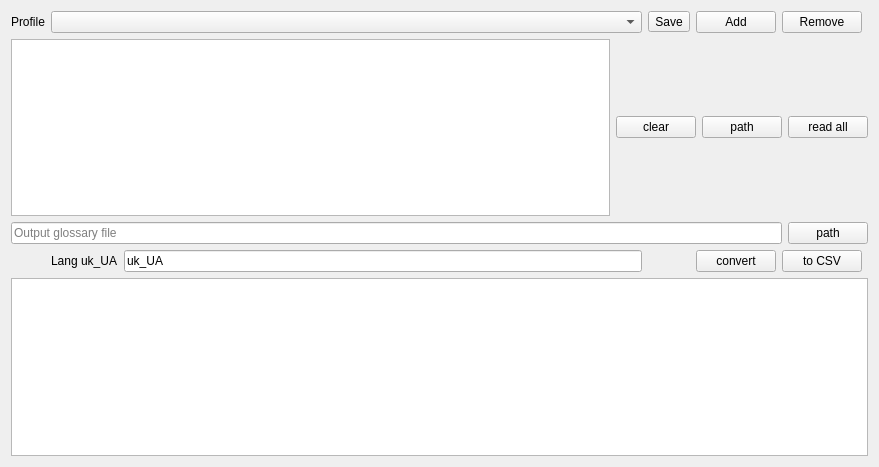
<?xml version="1.0" encoding="UTF-8"?>
<ui version="4.0">
 <class>Widget</class>
 <widget class="QWidget" name="Widget">
  <property name="geometry">
   <rect>
    <x>0</x>
    <y>0</y>
    <width>879</width>
    <height>467</height>
   </rect>
  </property>
  <property name="windowTitle">
   <string>Widget</string>
  </property>
  <layout class="QGridLayout" name="gridLayout">
   <item row="3" column="2">
    <widget class="QLineEdit" name="lineEdit_3">
     <property name="text">
      <string>uk_UA</string>
     </property>
    </widget>
   </item>
   <item row="0" column="0">
    <widget class="QLabel" name="label_2">
     <property name="text">
      <string>Profile</string>
     </property>
    </widget>
   </item>
   <item row="4" column="0" colspan="7">
    <widget class="QTableView" name="tableView"/>
   </item>
   <item row="0" column="4">
    <widget class="QPushButton" name="pbAddProfile">
     <property name="text">
      <string>Add</string>
     </property>
    </widget>
   </item>
   <item row="0" column="5">
    <widget class="QPushButton" name="pbDelProfile">
     <property name="text">
      <string>Remove</string>
     </property>
    </widget>
   </item>
   <item row="0" column="1" colspan="2">
    <widget class="QComboBox" name="cbxProfile"/>
   </item>
   <item row="3" column="5">
    <widget class="QPushButton" name="pbToCsv">
     <property name="text">
      <string>to CSV</string>
     </property>
    </widget>
   </item>
   <item row="3" column="4">
    <widget class="QPushButton" name="pushButton_3">
     <property name="text">
      <string>convert</string>
     </property>
    </widget>
   </item>
   <item row="3" column="1">
    <widget class="QLabel" name="label">
     <property name="text">
      <string>Lang uk_UA</string>
     </property>
    </widget>
   </item>
   <item row="2" column="0" colspan="7">
    <layout class="QHBoxLayout" name="horizontalLayout_2">
     <item>
      <widget class="QLineEdit" name="lineEdit_2">
       <property name="readOnly">
        <bool>true</bool>
       </property>
       <property name="placeholderText">
        <string>Output glossary file</string>
       </property>
      </widget>
     </item>
     <item>
      <widget class="QPushButton" name="pushButton_2">
       <property name="text">
        <string>path</string>
       </property>
      </widget>
     </item>
    </layout>
   </item>
   <item row="1" column="0" colspan="7">
    <layout class="QHBoxLayout" name="horizontalLayout">
     <item>
      <widget class="QPlainTextEdit" name="plainTextEdit">
       <property name="readOnly">
        <bool>false</bool>
       </property>
      </widget>
     </item>
     <item>
      <widget class="QPushButton" name="pushButton_5">
       <property name="text">
        <string>clear</string>
       </property>
      </widget>
     </item>
     <item>
      <widget class="QPushButton" name="pushButton">
       <property name="text">
        <string>path</string>
       </property>
      </widget>
     </item>
     <item>
      <widget class="QPushButton" name="pushButton_4">
       <property name="text">
        <string>read all</string>
       </property>
      </widget>
     </item>
    </layout>
   </item>
   <item row="0" column="3">
    <widget class="QToolButton" name="tbSaveSett">
     <property name="text">
      <string>Save</string>
     </property>
    </widget>
   </item>
  </layout>
 </widget>
 <layoutdefault spacing="6" margin="11"/>
 <resources/>
 <connections/>
</ui>
